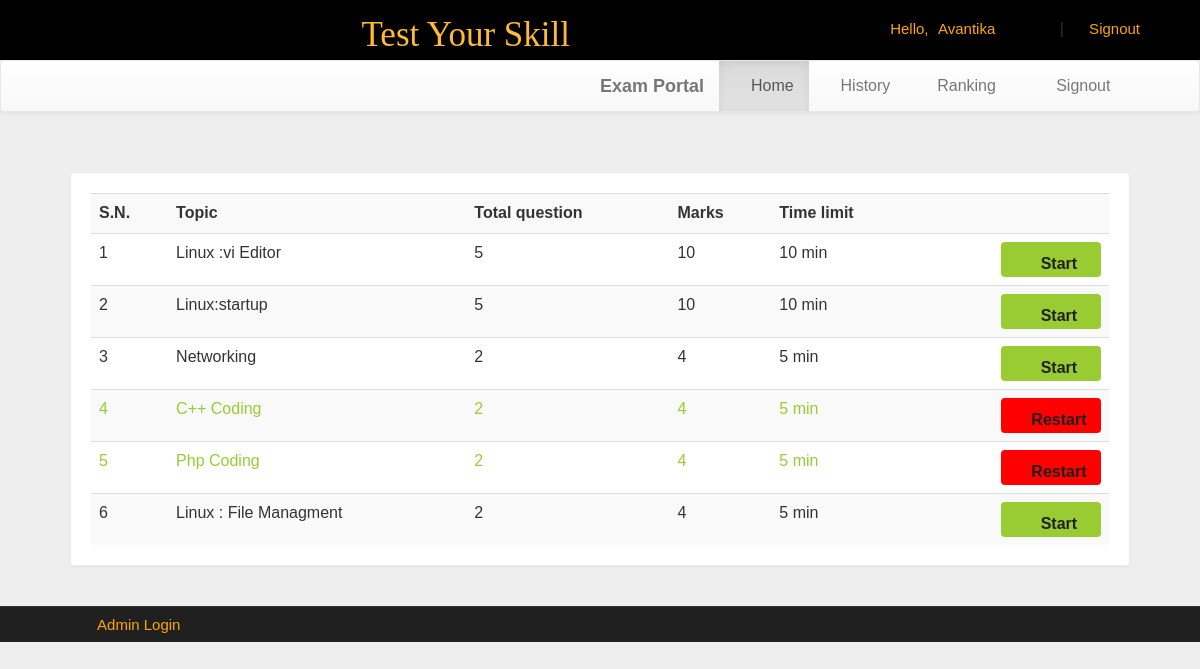
The app's page /account.php?q=1 (signed in) with its own data.
### tables this page shows
CREATE TABLE `quiz` (
  `eid` text NOT NULL,
  `title` varchar(100) NOT NULL,
  `sahi` int(11) NOT NULL,
  `wrong` int(11) NOT NULL,
  `total` int(11) NOT NULL,
  `time` bigint(20) NOT NULL,
  `intro` text NOT NULL,
  `tag` varchar(100) NOT NULL,
  `date` timestamp NOT NULL DEFAULT CURRENT_TIMESTAMP ON UPDATE CURRENT_TIMESTAMP
);

### account.php (the view, shortened to what this page needs)
<!DOCTYPE html PUBLIC "-//W3C//DTD XHTML 1.0 Transitional//EN" "http://www.w3.org/TR/xhtml1/DTD/xhtml1-transitional.dtd">
<html xmlns="http://www.w3.org/1999/xhtml">
<head>
<link  rel="stylesheet" href="css/bootstrap.min.css"/>
 <link  rel="stylesheet" href="css/bootstrap-theme.min.css"/>
 <link rel="stylesheet" href="css/main.css">
 <link  rel="stylesheet" href="css/font.css">
</head>
<body>
<div class="header">
<div class="row">
<div class="col-lg-6">
<span class="logo">Test Your Skill</span></div>
<div class="col-md-4 col-md-offset-2">
 <?php
 include_once 'dbConnection.php';
  if(!(isset($_SESSION['email']))){
header("location:index.php");
}
else
{
$name = $_SESSION['name'];
$email=$_SESSION['email'];
echo '<span class="pull-right top title1" ><span class="log1"><span class="glyphicon glyphicon-user" aria-hidden="true"></span>&nbsp;&nbsp;&nbsp;&nbsp;Hello,</span> <a href="account.php?q=1" class="log log1">'.$name.'</a>&nbsp;|&nbsp;<a href="logout.php?q=account.php" class="log"><span class="glyphicon glyphicon-log-out" aria-hidden="true"></span>&nbsp;Signout</button></a></span>';
}?>
</div>
</div></div>
<div class="bg">
<nav class="navbar navbar-default title1">
  <div class="container-fluid">
    <div class="navbar-header">
      <a class="navbar-brand" href="#"><b>Exam Portal</b></a>
    </div>
    <div class="collapse navbar-collapse" id="bs-example-navbar-collapse-1">
      <ul class="nav navbar-nav">
        <li <?php if(@$_GET['q']==1) echo'class="active"'; ?> ><a href="account.php?q=1"><span class="glyphicon glyphicon-home" aria-hidden="true"></span>&nbsp;Home<span class="sr-only">(current)</span></a></li>
        <li <?php if(@$_GET['q']==2) echo'class="active"'; ?>><a href="account.php?q=2"><span class="glyphicon glyphicon-list-alt" aria-hidden="true"></span>&nbsp;History</a></li>
		<li <?php if(@$_GET['q']==3) echo'class="active"'; ?>><a href="account.php?q=3"><span class="glyphicon glyphicon-stats" aria-hidden="true"></span>&nbsp;Ranking</a></li>
		<li class="pull-right"> <a href="logout.php?q=account.php"><span class="glyphicon glyphicon-log-out" aria-hidden="true"></span>&nbsp;&nbsp;&nbsp;&nbsp;Signout</a></li>
		</ul>
      </div>
  </div>
</nav>
<div class="container">
<div class="row">
<div class="col-md-12">
<?php if(@$_GET['q']==1) {
$result = mysqli_query($con,"SELECT * FROM quiz ORDER BY date DESC") or die('Error');
echo  '<div class="panel"><div class="table-responsive"><table class="table table-striped title1">
<tr><td><b>S.N.</b></td><td><b>Topic</b></td><td><b>Total question</b></td><td><b>Marks</b></td><td><b>Time limit</b></td><td></td></tr>';
$c=1;
while($row = mysqli_fetch_array($result)) {
	$title = $row['title'];
	$total = $row['total'];
	$sahi = $row['sahi'];
    $time = $row['time'];
	$eid = $row['eid'];
$q12=mysqli_query($con,"SELECT score FROM history WHERE eid='$eid' AND email='$email'" )or die('Error98');
$rowcount=mysqli_num_rows($q12);
if($rowcount == 0){
	echo '<tr><td>'.$c++.'</td><td>'.$title.'</td><td>'.$total.'</td><td>'.$sahi*$total.'</td><td>'.$time.'&nbsp;min</td>
	<td><b><a href="account.php?q=quiz&step=2&eid='.$eid.'&n=1&t='.$total.'" class="pull-right btn sub1" style="margin:0px;background:#99cc32"><span class="glyphicon glyphicon-new-window" aria-hidden="true"></span>&nbsp;<span class="title1"><b>Start</b></span></a></b></td></tr>';
}
else
{
echo '<tr style="color:#99cc32"><td>'.$c++.'</td><td>'.$title.'&nbsp;<span title="This quiz is already solve by you" class="glyphicon glyphicon-ok" aria-hidden="true"></span></td><td>'.$total.'</td><td>'.$sahi*$total.'</td><td>'.$time.'&nbsp;min</td>
	<td><b><a href="update.php?q=quizre&step=25&eid='.$eid.'&n=1&t='.$total.'" class="pull-right btn sub1" style="margin:0px;background:red"><span class="glyphicon glyphicon-repeat" aria-hidden="true"></span>&nbsp;<span class="title1"><b>Restart</b></span></a></b></td></tr>';
}
}
echo '</table></div></div>';
}?>
</div></div></div></div>
<div class="row footer">
<div class="col-md-3 box">
<a href="about.php" data-toggle="modal" data-target="#login">Admin Login</a></div>
</body>
</html>

### css/main.css (style rules this page uses)
body { overflow-x:hidden; width:100%; font: 15px "Century Gothic", "Times Roman", sans-serif; background:#eee; min-height:550px; background-attachment:fixed; }
.bg { min-height:540px; }
.panel { border-color:#eee; margin:40px; padding:20px; font: 15px "Century Gothic", "Times Roman", sans-serif; }
.header { background:url(../image/l.jpg); background-color: black; height: 60px; background-repeat: no-repeat; }
.logo { float: right; font-family:'typo'; font-size:35px; color:#ffbb33; margin:15px; }
.title1 { font: 16px "Century Gothic", "Times Roman", sans-serif; }
.sub1 { width:90px; color:#202020; background:orange; font-size:15px; height:35px; margin:20px; padding:10px; width:100px; }
.footer { font-size:15px; text-align:center; border-top:1px solid; border-color:#323232; background-color:#202020; }
.footer a { margin:25px; color:orange; text-decoration:none; font: 15px "Century Gothic", "Times Roman", sans-serif; }
.box { padding:9px; }
.top { margin-top:20px; }
.log1 { font: 15px 'Ubuntu', sans-serif; color:orange; margin-left:10px; }
.log { margin:10px; margin-right:60px; margin-left:5px; color:orange; text-decoration:none; font-size:20px; font-size:15px; }

### records on screen
quiz: title "Linux :vi Editor", total "5", $sahi*$total "10", time "10"
quiz: title "Linux:startup", total "5", $sahi*$total "10", time "10"
quiz: title "Networking", total "2", $sahi*$total "4", time "5"
quiz: title "C++ Coding", total "2", $sahi*$total "4", time "5"
quiz: title "Php Coding", total "2", $sahi*$total "4", time "5"
quiz: title "Linux : File Managment", total "2", $sahi*$total "4", time "5"

### other values on screen
$name "Avantika"
